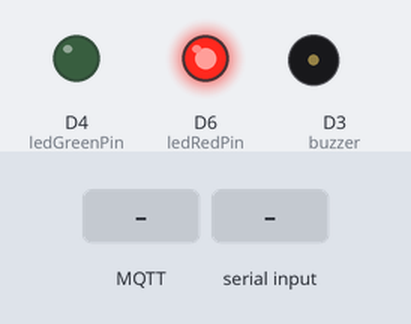
Recording of a sketch running on a simulated ESP8266 (NodeMCU). Shown: output pins drawn as LEDs (lit = HIGH), buzzer (waves = sounding). The inputs (shaded band) are chosen by the test bench. WiFi joins after 1.5 s; servers stay silent unless stated; network time is answered at once with the bench clock; the local clock reads 2024-03-15 10:24:30 at power-on unless the sketch sets it; random numbers use the default seed unless the sketch sets one; no MQTT or app messages arrive unless stated; what the sketch prints to the serial monitor is not drawn.

Above: at 2.7 s.
2.8 s: MQTT message "2" arrives on the first subscribed topic
At 3.8 s:
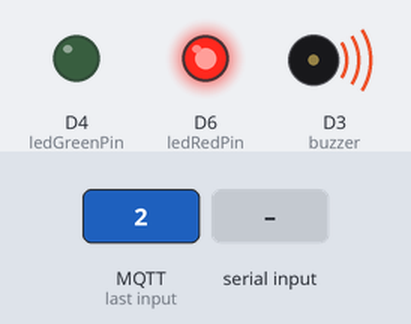
4.3 s: "2\n" received over Serial
At 7.0 s:
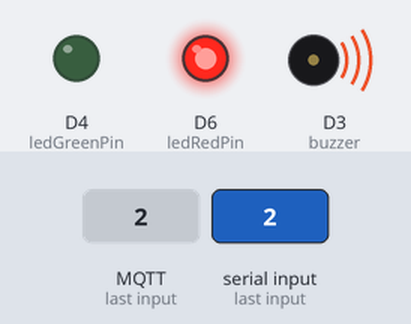
7.3 s: "3\n" received over Serial
10.3 s: "90,45\n" received over Serial
Timing chart, 0 to 12.8 s (numbered marks = the images above; inputs shaded):
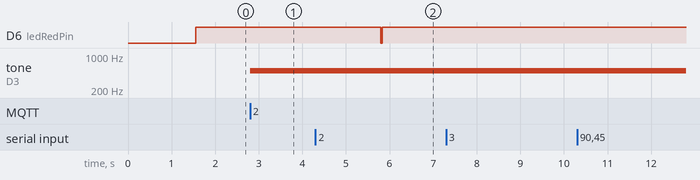

The sketch:

final.ino
```cpp
// #include "DHT.h"
// #include <SoftwareSerial.h>
// #include <SdsDustSensor.h>


// const int DHT_PIN = A3;
// const int SDS_RX_PIN = 10;
// const int SDS_TX_PIN = 11;
// const int WAKEUP_WORKING_TIME = 5000;

// DHT dht(DHT_PIN, DHT11);
// SoftwareSerial softwareSerial(SDS_RX_PIN, SDS_TX_PIN);
// SdsDustSensor sds(softwareSerial);
// String Data;

// // #define BUZZER_PIN 2


// void initializeSensors() {
//   // pinMode(BUZZER_PIN, OUTPUT);
//   dht.begin();
//   sds.begin();
// }

// void readAndSendData() {
//   float humidity = dht.readHumidity();
//   float temperature = dht.readTemperature();
//   String Status;

//   if (isnan(humidity) || isnan(temperature)) {
//     Serial.println(F("Failed to read from DHT sensor!"));
//     return;
//   }

//   float hic = dht.computeHeatIndex(temperature, humidity, false);

//   sds.wakeup();                // Wake up SDS011
//   delay(WAKEUP_WORKING_TIME);  // Allow sensor to stabilize

//   PmResult pm = sds.queryPm();

//   if (hic >= 40 || hic <= 18 || pm.pm25 >= 25) {
//     Status = "Uncomfortable";
//     // Serial.println(Status);
//     // tone(BUZZER_PIN, 500);
//     // delay(5000);
//     // noTone(BUZZER_PIN);
//   } else if (hic >= 28 || pm.pm25 >= 12) {
//     Status = "Warning";
//     // Serial.println(Status);
//     // tone(BUZZER_PIN, 1000);
//     // delay(5000);
//     // noTone(BUZZER_PIN);
//   } else {
//     Status = "Comfortable";
//     // Serial.println(Status);
//   }

//   // if (pm.isOk()) {
//   Data = "Humidity " + String(humidity) + "% " + "Temperature " + String(temperature) + "°C " + "HeatIndex " + String(hic) + "°C " + "PM2.5 " + String(pm.pm25) + "µg/m³ " + "PM10 " + String(pm.pm10) + "µg/m³ " + "Status " + Status;
//   Serial.println(Data.c_str());  // Print with newline


//   // } else {
//   //   Serial.print("Could not read values from sensor, reason: ");
//   //   Serial.println(pm.statusToString());
//   // }

//   // WorkingStateResult state = sds.sleep();  // Put SDS011 to sleep

//   // if (state.isWorking()) {
//   //   Serial.println("Problem with sleeping the SDS011 sensor.");
//   // } else {
//   //   Serial.println("SDS011 sensor is sleeping");
//   // }
// }

// void setup() {
//   Serial.begin(115200);
//   initializeSensors();
// }

// void loop() {
//   readAndSendData();
// }


#include <ESP8266WiFi.h>
#include <time.h>
#include <WiFiUdp.h>
#include <NTPClient.h>
#include <ESP8266HTTPClient.h>
#include <PubSubClient.h>
#include <ArduinoJson.h>

const char* ssid = "_4most";
const char* password = "55556666";
WiFiUDP ntpUDP;
NTPClient timeClient(ntpUDP, "pool.ntp.org");
WiFiClient espClient;
PubSubClient client(espClient);
unsigned long lastTime = 0;
unsigned long timerDelay = 300000;
const int ledGreenPin = D4;
const int ledRedPin = D6;
String data;
const int buzzer = D3;


void reconnect() {
  // Loop until we're reconnected
  while (!client.connected()) {
    Serial.print("Attempting MQTT connection...");
    // Create a random client ID
    String clientId = "ESP8266Client-";
    clientId += String(random(0xffff), HEX);
    // Attempt to connect
    if (client.connect(clientId.c_str())) {
      Serial.println("connected");
      client.subscribe("Buzzer");
    } else {
      Serial.print("failed, rc=");
      Serial.print(client.state());
      Serial.println(" try again in 5 seconds");
      // Wait 5 seconds before retrying
      delay(5000);
    }
  }
}


void callback(char* topic, byte* payload, unsigned int length) {
  Serial.print("Message arrived [");
  Serial.print(topic);
  Serial.print("] ");

  for (int i = 0; i < length; i++) {
    Serial.print((char)payload[i]);
  }
  Serial.println();

  if ((char)payload[0] == '2') {
    tone(buzzer, 500);
    delay(3000);
    Serial.println("Buzzer Status2 turned on");
  } else if ((char)payload[0] == '3') {
    tone(buzzer, 1000);
    delay(3000);
    Serial.println("Buzzer Status3 turned on");
  }
  else {
    noTone(buzzer);
    delay(3000);
    Serial.println("Buzzer turned off");
  }
}

void setup() {
  Serial.begin(115200);
  pinMode(ledGreenPin, OUTPUT);
  pinMode(ledRedPin, OUTPUT);
  pinMode(buzzer, OUTPUT);

  WiFi.begin(ssid, password);
  Serial.println("Connecting");
  while (WiFi.status() != WL_CONNECTED) {
    delay(500);
    Serial.print(".");
  }
  Serial.println("");
  Serial.print("Connected to WiFi network with IP Address: ");
  Serial.println(WiFi.localIP());
  timeClient.begin();
  timeClient.setTimeOffset(25200);
  client.setServer("10.1.1.113", 1883);
  client.setCallback(callback);
}


void loop() {
  if (!client.connected()) {
    reconnect();
  }
  client.loop();
  if (Serial.available() > 0) {
    digitalWrite(ledRedPin, LOW);
    data = Serial.readStringUntil('\n');
    Serial.println(data);

    timeClient.update();
    time_t epochTime = timeClient.getEpochTime();
    String formattedTime = timeClient.getFormattedTime();

    struct tm* ptm = gmtime((time_t*)&epochTime);
    int currentDay = ptm->tm_mday;
    int currentMonth = ptm->tm_mon + 1;
    int currentYear = ptm->tm_year + 1900;

    String currentDate = String(currentDay) + "-" + String(currentMonth) + "-" + String(currentYear) + " " + String(formattedTime);

    // Parse the received data
    float humidity, temperature, HeatIndex, pm25, pm10;
    String Status;
    if (sscanf(data.c_str(), "Humidity %f%% Temperature %f°C HeatIndex %f°C PM2.5 %fµg/m³ PM10 %fµg/m³ Status %s", &humidity, &temperature, &HeatIndex, &pm25, &pm10, Status.c_str()) == 6) {


      StaticJsonDocument<200> jsonDocument;
      jsonDocument["Temp"] = temperature;
      jsonDocument["Humid"] = humidity;
      jsonDocument["HeatIndex"] = HeatIndex;
      jsonDocument["PM25"] = pm25;
      jsonDocument["PM10"] = pm10;
      jsonDocument["Status"] = Status.c_str();
      jsonDocument["timestamp"] = currentDate;

      String jsonData;
      serializeJson(jsonDocument, jsonData);


      HTTPClient http;
      http.begin(espClient, "http://10.1.1.113:80/ESP8266");
      http.addHeader("Content-Type", "application/json");
      int httpResponseCode = http.POST(jsonData);

      if (httpResponseCode > 0) {
        Serial.println("HTTP Response code: " + String(httpResponseCode));
        String payload = http.getString();
        Serial.println("Returned payload:");
        Serial.println(payload);

        // Turn on green LED to indicate successful POST
        digitalWrite(ledGreenPin, HIGH);
        delay(1000);
        digitalWrite(ledGreenPin, LOW);
      } else {
        Serial.println("Error on sending POST: " + String(httpResponseCode));

        // Turn on red LED to indicate error
        digitalWrite(ledRedPin, HIGH);
        delay(1000);
        digitalWrite(ledRedPin, LOW);
      }

      http.end();
    } else {
      Serial.println("Error parsing data.");
    }
  } else {
    Serial.println("Not Serial.available");
    digitalWrite(ledRedPin, HIGH);
  }
  // delay(3000);
}
```

Measured:
- after the input at 2.8 s, tone on D3 (buzzer): silent → 500 Hz at once
- after the input at 4.3 s, D6 (ledRedPin): HIGH → LOW after 1.5 s, → HIGH 0.03 s later
